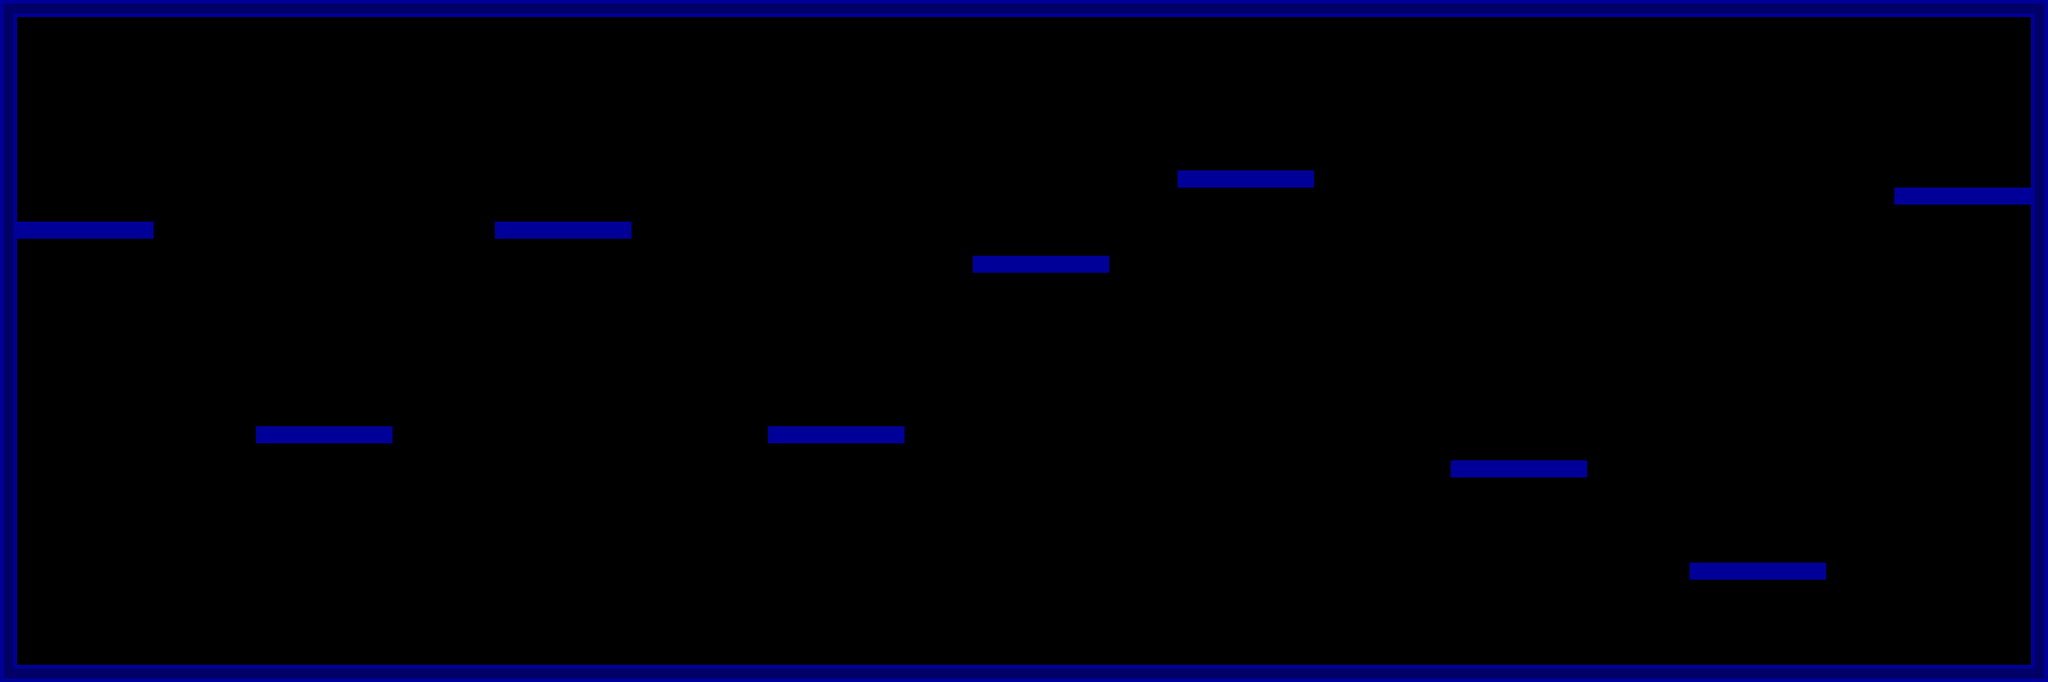

This is a level from a 2D game, rendered from its Tiled map with the project's own tilesets. A one-line summary and the map file follow, with tile-layer data summarised:
An orthogonal 120x40 tile map with 32x32 px tiles, 1 tile layer (Tile Layer 1), 2 tilesets and 15 objects (startposition, blaaa).

<map version="1.0" orientation="orthogonal" renderorder="right-down" width="120" height="40" tilewidth="32" tileheight="32" nextobjectid="276">
 <tileset firstgid="1" name="tiles" tilewidth="32" tileheight="32" tilecount="16" columns="4">
  <image source="tiles.png" width="128" height="128" />
 </tileset>
 <tileset firstgid="17" name="images" tilewidth="0" tileheight="0" tilecount="0" columns="0" />
 <layer name="Tile Layer 1" width="120" height="40">
  <data>[4800 cells, 388 non-empty, 7 distinct tile ids]</data>
 </layer>
 <objectgroup name="walls">
  <object id="165" x="32" y="1248" width="3776" height="32" />
  <object id="168" x="0" y="32" width="32" height="1248" />
  <object id="169" x="3808" y="0" width="32" height="1280" />
  <object id="256" x="0" y="0" width="3776" height="32" />
  <object id="265" x="3552" y="352" width="256" height="32" />
  <object id="266" x="3168" y="1056" width="256" height="32" />
  <object id="267" x="2720" y="864" width="256" height="32" />
  <object id="268" x="2208" y="320" width="256" height="32" />
  <object id="269" x="1824" y="480" width="256" height="32" />
  <object id="270" x="1440" y="800" width="256" height="32" />
  <object id="271" x="928" y="416" width="256" height="32" />
  <object id="272" x="480" y="800" width="256" height="32" />
  <object id="273" x="32" y="416" width="256" height="32" />
 </objectgroup>
 <objectgroup name="objects">
  <object id="220" type="startposition" x="96" y="352" width="32" height="32">
   <properties>
    <property name="rotation" type="float" value="0" />
   </properties>
  </object>
  <object id="257" type="blaaa" x="32" y="608" width="3776" height="32" />
 </objectgroup>
</map>
